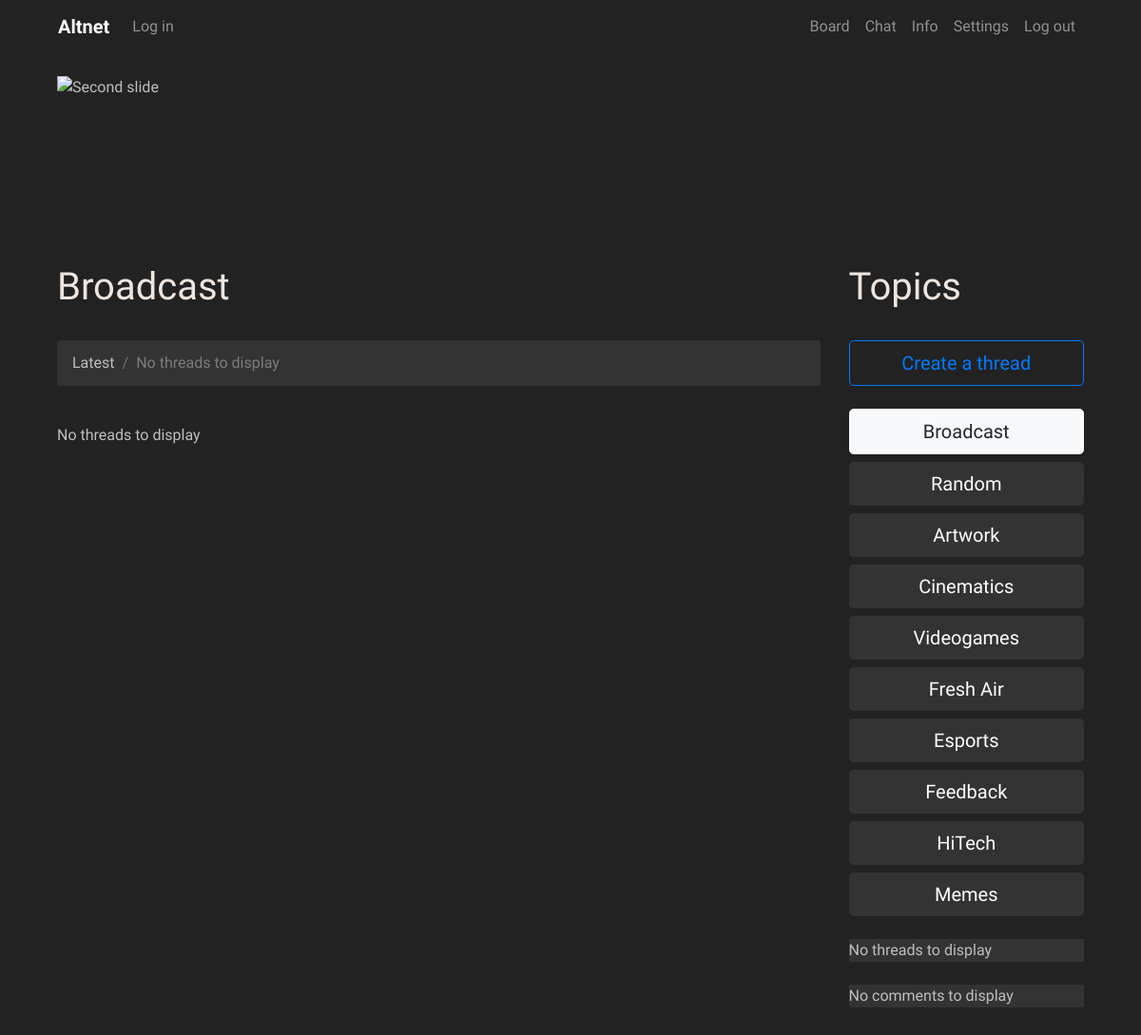
The app's page /board/category/Broadcast with its own data.
### board/models.py (models this page shows, shortened)
class Category(models.Model):
    CATEGORY_CHOICES = [('Random', 'Random'), ('Broadcast', 'Broadcast'), ('Animation', 'Animation'),
                        ('Artwork', 'Artwork'), ('Cinematics', 'Cinematics'), ('Videogames', 'Videogames'),
                        ('Writing', 'Writing'), ('Fresh Air', 'Fresh Air'), ('Esports', 'Esports'),
                        ('Politics', 'Politics'), ('Feedback', 'Feedback'), ('HiTech', 'HiTech'),
                        ('Offline', 'Offline'), ('Online', 'Online'), ('Memes', 'Memes'),
                        ('NSFW', 'NSFW'), ('Custom', 'Custom')]
    category = models.CharField(max_length=100, choices=CATEGORY_CHOICES, default='Random')
    visible = models.BooleanField(default=True, null=False, blank=False)

### board/views.py (the view, shortened to what this page needs)
# urls.py: path('category/<str:cat>', views.category, name='cat'),
def category(request, cat):
    username, loc_option = initial_check(request)
    cat = Category.objects.get(category=cat)
    cat_list = Category.objects.filter(visible=True)
    context = {
        'loc': loc_resolver('category'),
        'lang': loc_option,
        'thread_list': fetch_latest_threads(loc_option, cat),
        'form': ThreadForm,
        'category': cat.category,
        'category_list': cat_list,
    }
    return render(request, 'board/category.html', context)

### board/templatetags/loc_extra.py (called while the page is built)
@register.filter
def return_item(l, i):
    try:
        return l[i]
    except:
        return None

@register.filter
def cat_title(category):
    try:
        return Categories.cat_resolver(category)
    except:
        return None

### board/views.py (called while the page is built, shortened)
def random_name():
    noun = ['Apple', 'Grape', 'Hero', 'Nickel', 'Zinc', 'Rock', 'Paper', 'Joker', 'Beat', 'Aug', 'Runner', 'Miracle']
    adjective = ['Shitty', 'Slippy', 'Explosive', 'Luminous', 'Advanced', 'Creative', 'Burning', 'Sweaty', 'Leet',
                 'Apex', 'Funny', 'Raging']
    tag = ['1', '2', '3', '4', '5', '6', '7', '8', '9', '0']
    randomized_tag = choices(tag, k=4)
    return ''.join(adjective[randint(0, len(adjective)-1)]) + '-' + ''.join(noun[randint(0, len(noun)-1)]) + '#' + \
           ''.join(randomized_tag)

def anonymous_validator(request):
    name = random_name()
    if 'Anonymous-Name' in request.session:
        for key, value in request.session.items():
            print('{} => {}'.format(key, value))
        return request.session['Anonymous-Name']
    else:
        request.session['Anonymous-Name'] = name
        for key, value in request.session.items():
            print('{} => {}'.format(key, value))
        return name

def initial_check(request):
    if request.user.is_authenticated:
        username = request.user.username
        loc_option = Hikka.objects.get(user=request.user.id).language_code
    else:
        username = anonymous_validator(request)
        loc_option = 0
    return username, loc_option

def fetch_latest_threads(loc_option, cat=None):
    if cat is not None:
        latest_threads = Thread.objects.filter(language_code=loc_option, visible=True,
                                               pairmeta__cat_name=cat).order_by('-pub_date')[:10]
    else:
        latest_threads = Thread.objects.filter(language_code=loc_option, visible=True).order_by('-pub_date')[:10]
    thread_list = {}
    return thread_list

### board/templates/board/category.html (shortened to what this page needs)
{% extends 'hat.html' %}
{% block content %}
{% load loc_extra %}
<div class="row col-">
        <div class=" col-lg-9 col-sm-12 col-md-12 col-xl-9 content">
       <br>
  <div class="trds">
  <main class="contentd" role="main">
  <header>
 <h1 data-text="{{ category|cat_title|return_item:lang }}">{{ category|cat_title|return_item:lang}}</h1></header></main></div>
  <br>
<nav aria-label="breadcrumb" role="navigation">
  <ol class="breadcrumb">
    <li class="breadcrumb-item">{{ loc.board.LATEST|return_item:lang }}</li>
    {% if thread_list %}
      {% for key, value in thread_list.items %}
      <li class="breadcrumb-item"><a href="#{{ value.thread_title }}">{{ value.thread_title }}</a></li>
      {% endfor %}
      {% else %}
      <li class="breadcrumb-item"><a href="#">{{ loc.errors.NO_THREADS|return_item:lang }}
</a></li>
      {% endif %}
  </ol>
</nav>
<br>
{% if thread_list %}
            {% for key, value in thread_list.items %}
  <div class="card">
    <div class="card-body" id="{{ value.thread_title }}">
        {% if value.category == 'Random' %}
        <p class="text-right"> <img class="align-self-start float-left" src="../../static/imgs/random.png" alt="Random" width="80px" height="80px"> </p>
        {% elif value.category == 'Broadcast' %}
        <p class="text-right"> <img class="align-self-start float-left" src="../../static/imgs/broadcast.png" alt="Broadcast" width="80px" height="80px"> </p>
        {% elif value.category == 'Animation' %}
        <p class="text-right"> <img class="align-self-start float-left" src="../../static/imgs/animation.png" alt="Animation" width="80px" height="80px"> </p>
        {% elif value.category == 'Videogames' %}
        <p class="text-right"> <img class="align-self-start float-left" src="../../static/imgs/videogames.png" alt="Videogames" width="80px" height="80px"> </p>
        {% elif value.category == 'Cinematics' %}
        <p class="text-right"> <img class="align-self-start float-left" src="../../static/imgs/cinema.png" alt="Cinematics" width="80px" height="80px"> </p>
        {% elif value.category == 'Artwork' %}
        <p class="text-right"> <img class="align-self-start float-left" src="../../static/imgs/art.png" alt="Artwork" width="80px" height="80px"> </p>
         {% elif value.category == 'Esports' %}
        <p class="text-right"> <img class="align-self-start float-left" src="../../static/imgs/esports.png" alt="Random" width="80px" height="80px"> </p>
        {% elif value.category == 'Memes' %}
        <p class="text-right"> <img class="align-self-start float-left" src="../../static/imgs/memes.png" alt="Broadcast" width="80px" height="80px"> </p>
        {% elif value.category == 'Writing' %}
        <p class="text-right"> <img class="align-self-start float-left" src="../../static/imgs/writing.png" alt="Animation" width="80px" height="80px"> </p>
        {% elif value.category == 'Politics' %}
        <p class="text-right"> <img class="align-self-start float-left" src="../../static/imgs/politics.png" alt="Videogames" width="80px" height="80px"> </p>
        {% elif value.category == 'NSFW' %}
        <p class="text-right"> <img class="align-self-start float-left" src="../../static/imgs/adult.png" alt="Cinematics" width="80px" height="80px"> </p>
        {% elif value.category == 'Online' %}
        <p class="text-right"> <img class="align-self-start float-left" src="../../static/imgs/online.png" alt="Artwork" width="80px" height="80px"> </p>
         {% elif value.category == 'Offline' %}
        <p class="text-right"> <img class="align-self-start float-left" src="../../static/imgs/offline.png" alt="Random" width="80px" height="80px"> </p>
        {% elif value.category == 'Feedback' %}
        <p class="text-right"> <img class="align-self-start float-left" src="../../static/imgs/feedback.png" alt="Broadcast" width="80px" height="80px"> </p>
        {% elif value.category == 'Fresh Air' %}
        <p class="text-right"> <img class="align-self-start float-left" src="../../static/imgs/fresh_air.png" alt="Animation" width="80px" height="80px"> </p>
        {% elif value.category == 'HiTech' %}
        <p class="text-right"> <img class="align-self-start float-left" src="../../static/imgs/hitech.png" alt="Videogames" width="80px" height="80px"> </p>
        {% elif value.category == 'Custom' %}
        <p class="text-right"> <img class="align-self-start float-left" src="../../static/imgs/user_default2.png" alt="Cinematics" width="80px" height="80px"> </p>
        {% else %}
        {{ value.category }}
        {% endif %}
<div>
  <div class="d-flex flex-row mb-3">
    <a class="userlk" href="{% url 'Board:guest' value.thread_author %}">
      {{ value.thread_author }}</a>&nbsp;&nbsp;{{ loc.locThread.POSTED|return_item:lang }} {{ value.pub_date }}
    </div>
<h5 class="mt-0" style="text-align: center"><strong><a class="article" href="{% url 'Board:thread' value.id %}">{{ value.thread_title }}</a> </strong> </h5>
  </div>
{% if value.thread_pic %}
        <img src="{{ value.thread_pic.url }}" alt="Thread Image" class="img-fluid" height="50%" width="50%">
        {% endif %}
  <p>
   <br>
  {{ value.thread_text|linebreaksbr|truncatewords:50 }}
        </p>
  <div>
    <!--<a class="btn btn-link" data-toggle="collapse" href="#{{ value.id }}" role="button" aria-expanded="true" aria-controls="{{ thread.id }}">
          Comments
        </a> -->
 <p style="text-align: right">
  <a class="btn btn-link" data-toggle="collapse" href="#collapse{{ value.id }}" role="button" aria-expanded="false" aria-controls="collapse{{ thread.id }}">
    {{ loc.headers.COMMENTS|return_item:lang }}
  </a>
</p>
<div class="collapse" id="collapse{{ value.id }}">
      <div>
          {% if value.comments %}
          {% for comment in value.comments %}
  <div class="card">
    <div class="card-body">
      <a class="userlk" href="#">
          {{ comment.comment_author }} {{ loc.locThread.REPLIED|return_item:lang }} {{ comment.pub_date }}
      </a>
      <br /> <br />
        {% if comment.comment_pic %}
        <img src="{{ comment.comment_pic.url }}" alt="Thread Image" class="img-fluid" height="50%" width="50%">
        {% endif %}
        <br /><br />
  {{ comment.comment_text|linebreaksbr }} <br>
  <div>
         {% if comment.comment_author == username %}
      <form action="{% url 'Board:delete_comment' comment.id value.id %}" method="POST">
      {% csrf_token %}
          <div class="d-flex flex-row-reverse"> <input type="hidden" name="id" value="{{ comment.id }}">
              <input type="submit" class="btn btn-link" value="{{ loc.locThread.REMOVE|return_item:lang }}">
        </div>
      </form>
          {% endif %}
</div>
    </div>
  </div>
          {% endfor %}
          {% endif %}
 <br>
</div>
            <h5 class="text-center">{{ loc.thread.REPLY_TO_THREAD|return_item:lang }}</h5>
            <form method="POST">
                {% csrf_token %}
                <textarea style="background: #454545; color: #f9f9f9;" class="form-control" name="comment_text" rows="2.5" maxlength="1500" placeholder="Start typing your text here"></textarea>
                <input type="hidden" name="key" value="{{ value.id }}">
                <button name="cmm" type="submit" class="btn btn-secondary btn-lg btn-block">Post!</button>
            </form>
    </div>
  </div>
</div>
  </div></form>
            <br />
{% endfor %}
          {% else %}
            {{ loc.errors.NO_THREADS|return_item:lang }}
          {% endif %}
  <br>
</div>
 <div class=" col-lg-3 col- left-sidebar">
      <br>
       <div class="trds">
  <main class="contentd" role="main">
  <header>
<h1 data-text="{{ loc.headers.TOPICS|return_item:lang }}">{{ loc.headers.TOPICS|return_item:lang }}</h1></header></main></div> <br>
     <button role="button" type="button" class="btn btn-outline-primary btn-lg btn-block" data-toggle="modal" data-target="#exampleModal">
    {{ loc.categories.CREATE|return_item:lang }}
</button>
     <br />
<a href="{% url 'Board:cat' 'Broadcast' %}" role="button" class="btn btn-light btn-lg btn-block">{{ loc.categories.BROADCAST|return_item:lang }}</a>
     {% if category_list %}
         {% for cat in category_list %}
             {% if cat.category == 'Broadcast' %}
             {% else %}
                 <a href="{% url 'Board:cat' cat.category %}" role="button" class="btn btn-dark btn-lg btn-block">
                    {{ cat.category|cat_title|return_item:lang }}
                 </a>
              {% endif %}
         {% endfor %}
     {% endif %}
     <br />
<ul class="list-group">
    {% if thread_list %}
            {% for key, value in thread_list.items %}
  <li class="list-group-item"> <h6> <a class="userlk" href="{% url 'Board:guest' value.thread_author %}"> {{ value.thread_author }} </a> </h6>
|&nbsp;<a href="{% url 'Board:thread' value.id %}">  {{ value.thread_title }} </a>
</li>
    {% endfor %}
    {% else %}
            {{ loc.errors.NO_THREADS|return_item:lang }}
    {% endif %}
</ul>
<br>
 <ul class="list-group">
     {% if latest_comments %}
     {% for comment in latest_comments %}
       <li class="list-group-item">
           <a class="userlk" href="{% url 'Board:guest' comment.comment_author %}">{{ comment.comment_author }}</a>
            &nbsp;|&nbsp;<a href="{% url 'Board:thread' comment.comment_post.id %}">
           {{ comment.comment_text|truncatewords:15 }} </a>
           {% endfor %}
</li>
     {% else %}
     {{ loc.errors.NO_COMMENTS|return_item:lang }}
     {% endif %}
</ul>
     {% endblock %}

### static/css/master.css (style rules this page uses)
.head-block,.top-menu,.top-material,.left-sidebar,.content { background:#222222; margin-bottom:5px; }
.content { border: none; }
.list-group, .list-group-item { background: #333333; border: none; }
.breadcrumb { background: #333333; }
.btn-dark { background: #333333; border: none; }
body { font-family: 'Roboto Condensed', sans-serif; font-size: initial; }
a { color: #7c7c7c; font-size: initial; }
body { background: #222; color: #bfbfbf; }
.contentd header h1 { position:relative;color:#eee5de }
.contentd header h1:after, .contentd header h1:before { position:absolute;top:0;overflow:hidden;clip:rect(0,100vw,0,0);content:attr(data-text);background: #a9a9a9 }
.contentd header h1:before { left:-1vmin;animation:noise 7s infinite steps(3,end) alternate-reverse;color:#71fcff;text-shadow:.4vmin 0 #00f,-.2vmin 1vmin red }
.contentd header h1:after { left:1vmin;animation:noise-alt 5s infinite steps(3,end) alternate-reverse;color:#ff9eed;text-shadow:-2vmin 0 #ff0,.1vmin -1vmin #00f }
.trds { background: #none; }

### records on screen
Category: category "Broadcast", categories.BROADCAST|return_item "Broadcast"
Category: category|cat_title "Random"
Category: category|cat_title "Artwork"
Category: category|cat_title "Cinematics"
Category: category|cat_title "Videogames"
Category: category|cat_title "Fresh Air"
Category: category|cat_title "Esports"
Category: category|cat_title "Feedback"
Category: category|cat_title "HiTech"
Category: category|cat_title "Memes"

### other values on screen
{{ loc.UI.LOG_IN|return_item:lang }} "Log in"
{{ loc.UI.BOARD|return_item:lang }} "Board"
{{ loc.UI.CHAT|return_item:lang }} "Chat"
{{ loc.UI.INFO|return_item:lang }} "Info"
{{ loc.UI.SETTINGS|return_item:lang }} "Settings"
{{ loc.UI.LOG_OUT|return_item:lang }} "Log out"
{{ loc.board.LATEST|return_item:lang }} "Latest"
{{ loc.errors.NO_THREADS|return_item:lang }} "No threads to display"
{{ loc.headers.TOPICS|return_item:lang }} "Topics"
{{ loc.categories.CREATE|return_item:lang }} "Create a thread"
{{ loc.errors.NO_COMMENTS|return_item:lang }} "No comments to display"
